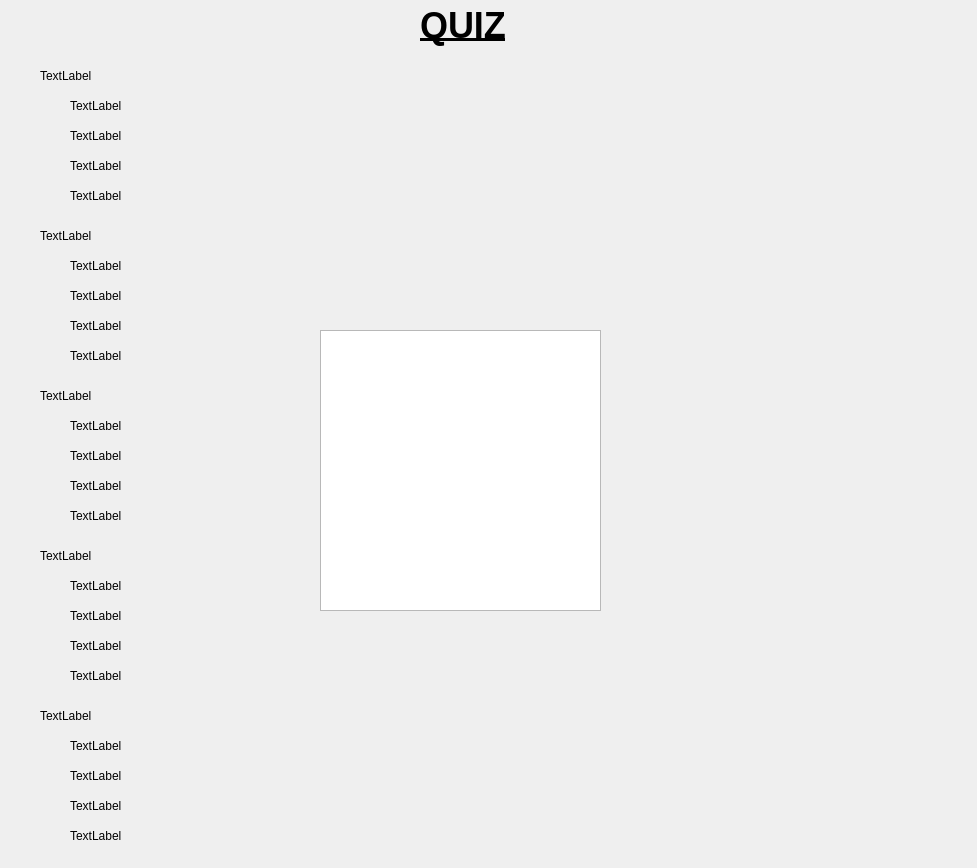
<?xml version="1.0" encoding="UTF-8"?>
<ui version="4.0">
 <class>Dialog</class>
 <widget class="QDialog" name="Dialog">
  <property name="geometry">
   <rect>
    <x>0</x>
    <y>0</y>
    <width>977</width>
    <height>868</height>
   </rect>
  </property>
  <property name="windowTitle">
   <string>Online Quiz</string>
  </property>
  <property name="styleSheet">
   <string notr="true"/>
  </property>
  <widget class="QLabel" name="label">
   <property name="geometry">
    <rect>
     <x>40</x>
     <y>60</y>
     <width>471</width>
     <height>31</height>
    </rect>
   </property>
   <property name="text">
    <string>TextLabel</string>
   </property>
  </widget>
  <widget class="QLabel" name="label_2">
   <property name="geometry">
    <rect>
     <x>70</x>
     <y>90</y>
     <width>261</width>
     <height>31</height>
    </rect>
   </property>
   <property name="text">
    <string>TextLabel</string>
   </property>
  </widget>
  <widget class="QLabel" name="label_3">
   <property name="geometry">
    <rect>
     <x>70</x>
     <y>120</y>
     <width>471</width>
     <height>31</height>
    </rect>
   </property>
   <property name="text">
    <string>TextLabel</string>
   </property>
  </widget>
  <widget class="QLabel" name="label_4">
   <property name="geometry">
    <rect>
     <x>70</x>
     <y>150</y>
     <width>471</width>
     <height>31</height>
    </rect>
   </property>
   <property name="text">
    <string>TextLabel</string>
   </property>
  </widget>
  <widget class="QLabel" name="label_5">
   <property name="geometry">
    <rect>
     <x>70</x>
     <y>180</y>
     <width>471</width>
     <height>31</height>
    </rect>
   </property>
   <property name="text">
    <string>TextLabel</string>
   </property>
  </widget>
  <widget class="QLabel" name="label_6">
   <property name="geometry">
    <rect>
     <x>420</x>
     <y>-10</y>
     <width>121</width>
     <height>71</height>
    </rect>
   </property>
   <property name="font">
    <font>
     <pointsize>27</pointsize>
     <weight>75</weight>
     <bold>true</bold>
     <underline>true</underline>
    </font>
   </property>
   <property name="text">
    <string>QUIZ</string>
   </property>
  </widget>
  <widget class="QLabel" name="label_7">
   <property name="geometry">
    <rect>
     <x>70</x>
     <y>280</y>
     <width>471</width>
     <height>31</height>
    </rect>
   </property>
   <property name="text">
    <string>TextLabel</string>
   </property>
  </widget>
  <widget class="QLabel" name="label_8">
   <property name="geometry">
    <rect>
     <x>70</x>
     <y>310</y>
     <width>471</width>
     <height>31</height>
    </rect>
   </property>
   <property name="text">
    <string>TextLabel</string>
   </property>
  </widget>
  <widget class="QLabel" name="label_9">
   <property name="geometry">
    <rect>
     <x>70</x>
     <y>340</y>
     <width>471</width>
     <height>31</height>
    </rect>
   </property>
   <property name="text">
    <string>TextLabel</string>
   </property>
  </widget>
  <widget class="QLabel" name="label_10">
   <property name="geometry">
    <rect>
     <x>70</x>
     <y>250</y>
     <width>261</width>
     <height>31</height>
    </rect>
   </property>
   <property name="text">
    <string>TextLabel</string>
   </property>
  </widget>
  <widget class="QLabel" name="label_11">
   <property name="geometry">
    <rect>
     <x>40</x>
     <y>220</y>
     <width>471</width>
     <height>31</height>
    </rect>
   </property>
   <property name="text">
    <string>TextLabel</string>
   </property>
  </widget>
  <widget class="QLabel" name="label_12">
   <property name="geometry">
    <rect>
     <x>70</x>
     <y>440</y>
     <width>471</width>
     <height>31</height>
    </rect>
   </property>
   <property name="text">
    <string>TextLabel</string>
   </property>
  </widget>
  <widget class="QLabel" name="label_13">
   <property name="geometry">
    <rect>
     <x>70</x>
     <y>470</y>
     <width>471</width>
     <height>31</height>
    </rect>
   </property>
   <property name="text">
    <string>TextLabel</string>
   </property>
  </widget>
  <widget class="QLabel" name="label_14">
   <property name="geometry">
    <rect>
     <x>70</x>
     <y>500</y>
     <width>471</width>
     <height>31</height>
    </rect>
   </property>
   <property name="text">
    <string>TextLabel</string>
   </property>
  </widget>
  <widget class="QLabel" name="label_15">
   <property name="geometry">
    <rect>
     <x>70</x>
     <y>410</y>
     <width>261</width>
     <height>31</height>
    </rect>
   </property>
   <property name="text">
    <string>TextLabel</string>
   </property>
  </widget>
  <widget class="QLabel" name="label_16">
   <property name="geometry">
    <rect>
     <x>40</x>
     <y>380</y>
     <width>471</width>
     <height>31</height>
    </rect>
   </property>
   <property name="text">
    <string>TextLabel</string>
   </property>
  </widget>
  <widget class="QLabel" name="label_17">
   <property name="geometry">
    <rect>
     <x>70</x>
     <y>730</y>
     <width>261</width>
     <height>31</height>
    </rect>
   </property>
   <property name="text">
    <string>TextLabel</string>
   </property>
  </widget>
  <widget class="QLabel" name="label_18">
   <property name="geometry">
    <rect>
     <x>70</x>
     <y>790</y>
     <width>471</width>
     <height>31</height>
    </rect>
   </property>
   <property name="text">
    <string>TextLabel</string>
   </property>
  </widget>
  <widget class="QLabel" name="label_19">
   <property name="geometry">
    <rect>
     <x>70</x>
     <y>630</y>
     <width>471</width>
     <height>31</height>
    </rect>
   </property>
   <property name="text">
    <string>TextLabel</string>
   </property>
  </widget>
  <widget class="QLabel" name="label_20">
   <property name="geometry">
    <rect>
     <x>70</x>
     <y>660</y>
     <width>471</width>
     <height>31</height>
    </rect>
   </property>
   <property name="text">
    <string>TextLabel</string>
   </property>
  </widget>
  <widget class="QLabel" name="label_21">
   <property name="geometry">
    <rect>
     <x>40</x>
     <y>700</y>
     <width>471</width>
     <height>31</height>
    </rect>
   </property>
   <property name="text">
    <string>TextLabel</string>
   </property>
  </widget>
  <widget class="QLabel" name="label_22">
   <property name="geometry">
    <rect>
     <x>70</x>
     <y>600</y>
     <width>471</width>
     <height>31</height>
    </rect>
   </property>
   <property name="text">
    <string>TextLabel</string>
   </property>
  </widget>
  <widget class="QLabel" name="label_23">
   <property name="geometry">
    <rect>
     <x>40</x>
     <y>540</y>
     <width>471</width>
     <height>31</height>
    </rect>
   </property>
   <property name="text">
    <string>TextLabel</string>
   </property>
  </widget>
  <widget class="QLabel" name="label_24">
   <property name="geometry">
    <rect>
     <x>70</x>
     <y>570</y>
     <width>261</width>
     <height>31</height>
    </rect>
   </property>
   <property name="text">
    <string>TextLabel</string>
   </property>
  </widget>
  <widget class="QLabel" name="label_25">
   <property name="geometry">
    <rect>
     <x>70</x>
     <y>760</y>
     <width>471</width>
     <height>31</height>
    </rect>
   </property>
   <property name="text">
    <string>TextLabel</string>
   </property>
  </widget>
  <widget class="QLabel" name="label_26">
   <property name="geometry">
    <rect>
     <x>70</x>
     <y>820</y>
     <width>471</width>
     <height>31</height>
    </rect>
   </property>
   <property name="text">
    <string>TextLabel</string>
   </property>
  </widget>
  <widget class="QGraphicsView" name="graphicsView">
   <property name="geometry">
    <rect>
     <x>320</x>
     <y>330</y>
     <width>281</width>
     <height>281</height>
    </rect>
   </property>
   <property name="styleSheet">
    <string notr="true">background-image: url(:/newPrefix/D:/Downloads/WhatsApp Image 2022-06-01 at 1.31.35 PM (1).jpeg);</string>
   </property>
  </widget>
  <zorder>graphicsView</zorder>
  <zorder>label</zorder>
  <zorder>label_2</zorder>
  <zorder>label_3</zorder>
  <zorder>label_4</zorder>
  <zorder>label_5</zorder>
  <zorder>label_6</zorder>
  <zorder>label_7</zorder>
  <zorder>label_8</zorder>
  <zorder>label_9</zorder>
  <zorder>label_10</zorder>
  <zorder>label_11</zorder>
  <zorder>label_12</zorder>
  <zorder>label_13</zorder>
  <zorder>label_14</zorder>
  <zorder>label_15</zorder>
  <zorder>label_16</zorder>
  <zorder>label_17</zorder>
  <zorder>label_18</zorder>
  <zorder>label_19</zorder>
  <zorder>label_20</zorder>
  <zorder>label_21</zorder>
  <zorder>label_22</zorder>
  <zorder>label_23</zorder>
  <zorder>label_24</zorder>
  <zorder>label_25</zorder>
  <zorder>label_26</zorder>
 </widget>
 <resources>
  <include location="../resource.qrc"/>
 </resources>
 <connections/>
</ui>
